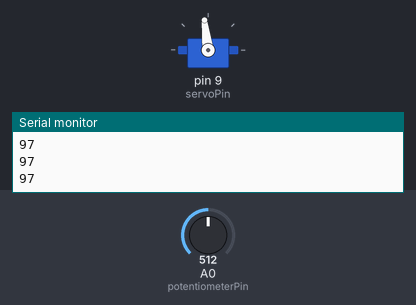
A sketch run on a simulated Arduino Uno, built with avr-gcc and run on an emulated ATmega328P. Shown: servo, the last lines printed to the serial monitor. The inputs (shaded band) are chosen by the test bench; at power-on: A0 (potentiometerPin) = 512.

Above: at 1.2 s.
1.3 s: A0 (potentiometerPin) set to 716
At 2.0 s:
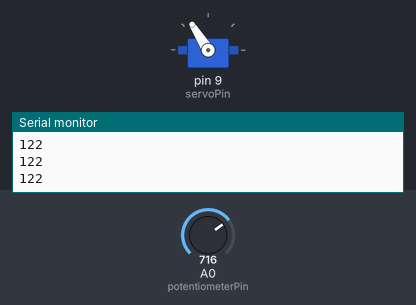
2.8 s: A0 (potentiometerPin) set to 900
At 3.9 s:
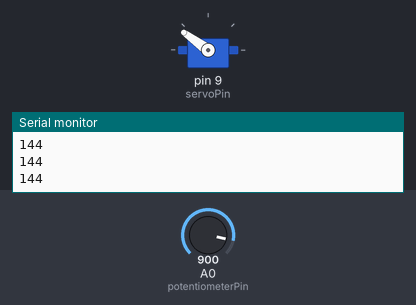
4.3 s: A0 (potentiometerPin) set to 1023
At 5.5 s:
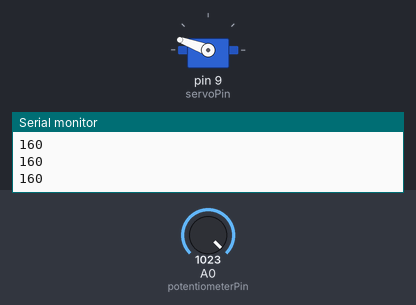
5.8 s: A0 (potentiometerPin) set to 306
At 6.3 s:
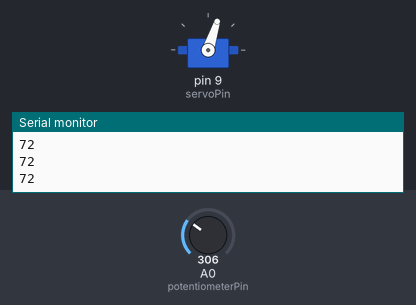
7.3 s: A0 (potentiometerPin) set to 122
At 8.0 s:
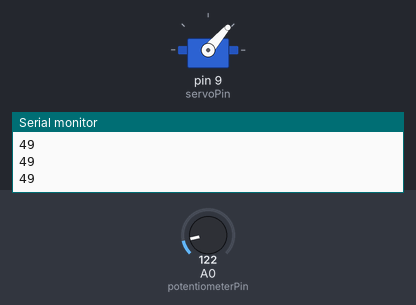
8.8 s: A0 (potentiometerPin) set to 511
At 9.8 s:
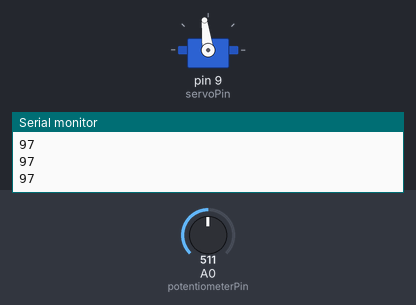
Timing chart, 0 to 11.3 s (numbered marks = the images above; inputs shaded):
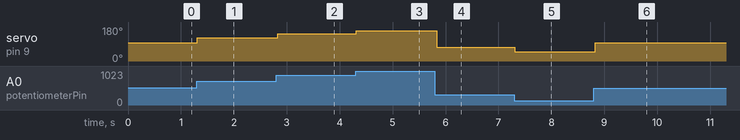

Measured:
- after the input at 1.3 s, servo on pin 9 (servoPin): 97° → 122° at once
- after the input at 2.8 s, servo on pin 9 (servoPin): 122° → 144° at once
- after the input at 4.3 s, servo on pin 9 (servoPin): 144° → 160° at once
- after the input at 5.8 s, servo on pin 9 (servoPin): 160° → 72° at once
- after the input at 7.3 s, servo on pin 9 (servoPin): 72° → 49° at once
- after the input at 8.8 s, servo on pin 9 (servoPin): 49° → 97° at once

The sketch:

lesson_16_2.ino
```cpp
//LESSON 16: Controlling a Servo with Arduino
//Source: https://www.youtube.com/watch?v=fE4m7TyLd8M&index=17&list=PLGs0VKk2DiYx6CMdOQR_hmJ2NbB4mZQn-servo

#include <Servo.h>

#define lessonName "LESSON 16: Controlling a Servo with Arduino"
#define servoPin 9
#define potentiometerPin A0
#define baudSpeed 9600
#define delayTime 35

#define servoStart 35
#define servoStop 160

#define potMin 0
#define potMax 1023

#define buffValue 3

int potPosition = 0; //Min = 0, Max = 1023
int servoPosition = servoStart;
int servoOldPosition = servoStart;
Servo servoObj; //Servo object

void setup() {
  // put your setup code here, to run once:

  Serial.begin(9600);
  Serial.println(lessonName);
  pinMode(potentiometerPin, INPUT);
  servoObj.attach(servoPin);
}

void loop() {
  // put your main code here, to run repeatedly:

  /*
  potPosition = 0 => servoPosition = servoStart
  potPosition = 1023 => servoPosition = servoStop
  */
  potPosition = analogRead(potentiometerPin); //Reading potentiometer
  //Serial.println(String(potPosition)); //Log

  servoPosition = ((160. - 35.) / (1023. - 0)) * potPosition + 35;
  Serial.println(String(servoPosition)); //Log

  if(servoOldPosition != servoPosition + buffValue || servoOldPosition != servoPosition - buffValue){

    servoObj.write(servoPosition);
    servoOldPosition = servoPosition;
  }

  //testServo();
  delay(delayTime);
}

void testServo(){

  for(servoPosition = servoStart; servoPosition <= servoStop; servoPosition = servoPosition + 1){

    servoObj.write(servoPosition);
    delay(delayTime);
    }

  for(servoPosition = servoStop; servoPosition >= servoStart; servoPosition = servoPosition - 1){

    servoObj.write(servoPosition);
    delay(delayTime);
    }
}
```
